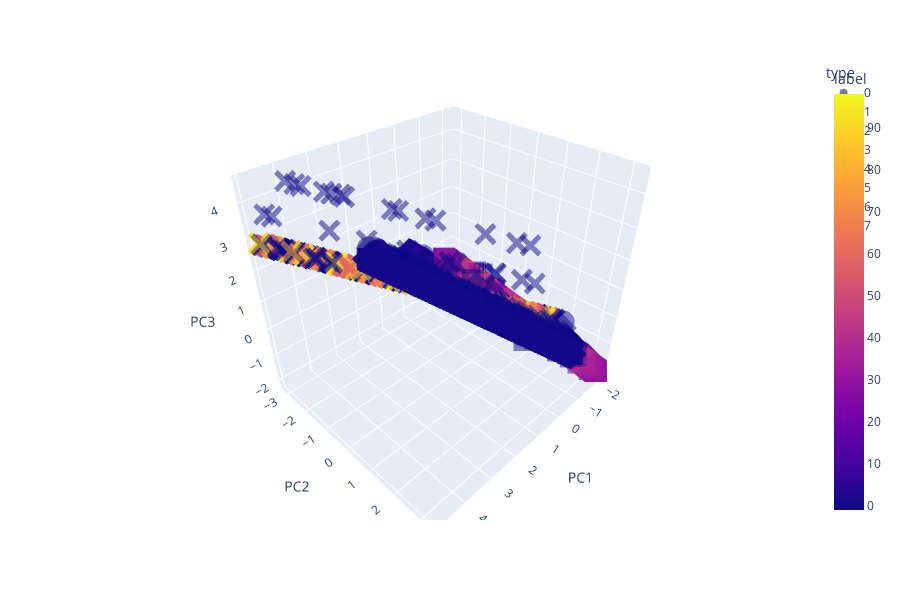

Here is the notebook cell this chart was saved with:
### Code cell
fig = px.scatter_3d(
    X_test, x='PC1', y='PC2', z='PC3', color='label',symbol='type', opacity=0.5, size_max=10,height=600,
)
fig.show()

### Figure 1 — Plotly figure (JSON) as saved in the notebook; plotly's stock layout.template omitted (floating-point values rounded to 4 significant figures; data arrays with more than 128 entries replaced by an {"elided": "..."} marker saying what was removed)
{"data": [{"hovertemplate": "type=0<br>PC1=%{x}<br>PC2=%{y}<br>PC3=%{z}<br>label=%{marker.color}<extra></extra>", "legendgroup": "0", "marker": {"color": {"elided": "1296 int values"}, "coloraxis": "coloraxis", "opacity": 0.5, "symbol": "circle"}, "mode": "markers", "name": "0", "scene": "scene", "showlegend": true, "type": "scatter3d", "x": {"elided": "1296 float values"}, "y": {"elided": "1296 float values"}, "z": {"elided": "1296 float values"}}, {"hovertemplate": "type=1<br>PC1=%{x}<br>PC2=%{y}<br>PC3=%{z}<br>label=%{marker.color}<extra></extra>", "legendgroup": "1", "marker": {"color": {"elided": "1107 int values"}, "coloraxis": "coloraxis", "opacity": 0.5, "symbol": "diamond"}, "mode": "markers", "name": "1", "scene": "scene", "showlegend": true, "type": "scatter3d", "x": {"elided": "1107 float values"}, "y": {"elided": "1107 float values"}, "z": {"elided": "1107 float values"}}, {"hovertemplate": "type=2<br>PC1=%{x}<br>PC2=%{y}<br>PC3=%{z}<br>label=%{marker.color}<extra></extra>", "legendgroup": "2", "marker": {"color": {"elided": "1098 int values"}, "coloraxis": "coloraxis", "opacity": 0.5, "symbol": "square"}, "mode": "markers", "name": "2", "scene": "scene", "showlegend": true, "type": "scatter3d", "x": {"elided": "1098 float values"}, "y": {"elided": "1098 float values"}, "z": {"elided": "1098 float values"}}, {"hovertemplate": "type=3<br>PC1=%{x}<br>PC2=%{y}<br>PC3=%{z}<br>label=%{marker.color}<extra></extra>", "legendgroup": "3", "marker": {"color": {"elided": "918 int values"}, "coloraxis": "coloraxis", "opacity": 0.5, "symbol": "x"}, "mode": "markers", "name": "3", "scene": "scene", "showlegend": true, "type": "scatter3d", "x": {"elided": "918 float values"}, "y": {"elided": "918 float values"}, "z": {"elided": "918 float values"}}, {"hovertemplate": "type=4<br>PC1=%{x}<br>PC2=%{y}<br>PC3=%{z}<br>label=%{marker.color}<extra></extra>", "legendgroup": "4", "marker": {"color": {"elided": "918 int values"}, "coloraxis": "coloraxis", "opacity": 0.5, "symbol": "cross"}, "mode": "markers", "name": "4", "scene": "scene", "showlegend": true, "type": "scatter3d", "x": {"elided": "918 float values"}, "y": {"elided": "918 float values"}, "z": {"elided": "918 float values"}}, {"hovertemplate": "type=5<br>PC1=%{x}<br>PC2=%{y}<br>PC3=%{z}<br>label=%{marker.color}<extra></extra>", "legendgroup": "5", "marker": {"color": {"elided": "747 int values"}, "coloraxis": "coloraxis", "opacity": 0.5, "symbol": "circle"}, "mode": "markers", "name": "5", "scene": "scene", "showlegend": true, "type": "scatter3d", "x": {"elided": "747 float values"}, "y": {"elided": "747 float values"}, "z": {"elided": "747 float values"}}, {"hovertemplate": "type=6<br>PC1=%{x}<br>PC2=%{y}<br>PC3=%{z}<br>label=%{marker.color}<extra></extra>", "legendgroup": "6", "marker": {"color": {"elided": "747 int values"}, "coloraxis": "coloraxis", "opacity": 0.5, "symbol": "diamond"}, "mode": "markers", "name": "6", "scene": "scene", "showlegend": true, "type": "scatter3d", "x": {"elided": "747 float values"}, "y": {"elided": "747 float values"}, "z": {"elided": "747 float values"}}, {"hovertemplate": "type=7<br>PC1=%{x}<br>PC2=%{y}<br>PC3=%{z}<br>label=%{marker.color}<extra></extra>", "legendgroup": "7", "marker": {"color": {"elided": "558 int values"}, "coloraxis": "coloraxis", "opacity": 0.5, "symbol": "square"}, "mode": "markers", "name": "7", "scene": "scene", "showlegend": true, "type": "scatter3d", "x": {"elided": "558 float values"}, "y": {"elided": "558 float values"}, "z": {"elided": "558 float values"}}], "layout": {"coloraxis": {"colorbar": {"title": {"text": "label"}}, "colorscale": [[0, "#0d0887"], [0.1111, "#46039f"], [0.2222, "#7201a8"], [0.3333, "#9c179e"], [0.4444, "#bd3786"], [0.5556, "#d8576b"], [0.6667, "#ed7953"], [0.7778, "#fb9f3a"], [0.8889, "#fdca26"], [1, "#f0f921"]]}, "height": 600, "legend": {"title": {"text": "type"}, "tracegroupgap": 0}, "margin": {"t": 60}, "scene": {"domain": {"x": [0, 1], "y": [0, 1]}, "xaxis": {"title": {"text": "PC1"}}, "yaxis": {"title": {"text": "PC2"}}, "zaxis": {"title": {"text": "PC3"}}}}}
